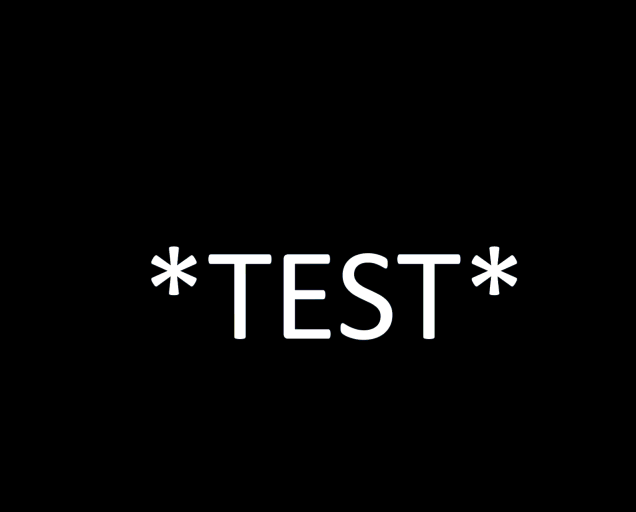
#> input picture Target_images/Test_1272x1024.bmp, 1272 x 1024 px, given in place of CAL_LSH0805598_770nm.bmp, which was not available (shown at 1/2 size)
$ python gen_vortex.py
#> lines starting #> are read from the running program, lines starting #| are printed output that depends on the picture; pictures that were not available may be replaced by others from this repository, and a replacement may not be noted
### src_old/gen_phase_map.py
import numpy as np
from PIL import Image
from gerchberg_saxton import run_gerchberg_saxton


# [56 lines left out: functions energy_normalize_target, resize_target_amp, resize_amp_to_match, not called in this run]


def make_linear_tilt_degrees(nx, ny, theta_x_deg, theta_y_deg, wavelength, pixel_size):
    x = np.arange(nx, dtype=np.float64)
    y = np.arange(ny, dtype=np.float64)
    X, Y = np.meshgrid(x, y)  # (nx, ny)
    theta_x = np.deg2rad(theta_x_deg)
    theta_y = np.deg2rad(theta_y_deg)
    fx = (pixel_size / wavelength) * np.sin(theta_x)
    fy = (pixel_size / wavelength) * np.sin(theta_y)
    tilt_phase = 2.0 * np.pi * (fx * X + fy * Y)
    return tilt_phase.astype(np.float64)


# def phase_to_img(phase_mask):
#     return 255.0 * phase_mask / (2*np.pi)


def img_to_phase(phase_img, signal_2pi):
    return phase_img * (2*np.pi) / signal_2pi


# [81 lines left out: function run, not called in this run]


# [75 lines that do not run on import are left out]

### src_old/gen_vortex.py
import numpy as np
import matplotlib.pyplot as plt
from matplotlib import colors, cm
from gen_phase_map import make_linear_tilt_degrees, img_to_phase
from PIL import Image


def generate_spiral_phase(nx=512, ny=512, ell=1.0, x0=None, y0=None):
    if x0 is None:
        x0 = (nx - 1) / 2.0
    if y0 is None:
        y0 = (ny - 1) / 2.0

    x = np.arange(nx) - x0
    y = np.arange(ny) - y0
    X, Y = np.meshgrid(x, y)

    theta = np.arctan2(Y, X)
    phase = (ell * theta) % (2 * np.pi)
    return phase


# [104 lines left out: functions generate_fork_phase, gaussian_beam_amplitude, far_field_intensity, benchmark_methods, not called in this run]


def run(
        slm_nx: int,
        slm_ny: int,
        correction_pattern_fp: str,
        signal_2pi: int,
        output_bmp_fp,
        tilt_x_deg: float = 0.0,
        tilt_y_deg: float = 0.0,
        ell: float = 1.0,
        wavelength: float = 775e-9,
        pixel_size: float = 12.5e-6
):

#> called with slm_nx = 1272, slm_ny = 1024, signal_2pi = 204, tilt_x_deg = -0.5, tilt_y_deg = 0, ell = 1, wavelength = 7.75e-07, pixel_size = 1.25e-05
    calc_phase_mask = generate_spiral_phase(slm_nx, slm_ny, ell=ell)

    # linear tilt
    tilt_phase = make_linear_tilt_degrees(slm_nx, slm_ny,
                                          theta_x_deg=tilt_x_deg,
                                          theta_y_deg=tilt_y_deg,
                                          wavelength=wavelength,
                                          pixel_size=pixel_size)

    # correction pattern (optional)
    if correction_pattern_fp:
        corr_phase = img_to_phase(np.asarray(
            Image.open(correction_pattern_fp)), 255.0)
    else:
        corr_phase = np.zeros((slm_ny, slm_nx), dtype=np.float64)

    out_phase_mask = (corr_phase + calc_phase_mask + tilt_phase) % (2 * np.pi)
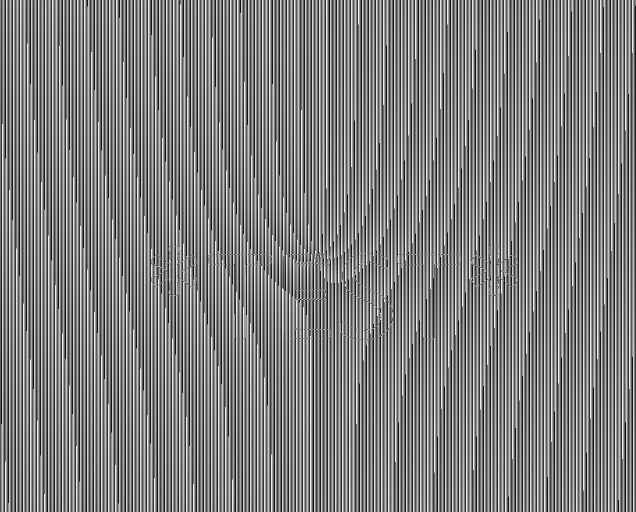
#> out_phase_mask: shape (1024, 1272) float64 (shown at 1/2 size); min 4.17e-06, max 6.28, mean 3.14; drawn with min black and max white

    # writing to bmp
    out_phase_image = signal_2pi*(out_phase_mask) / (2*np.pi)
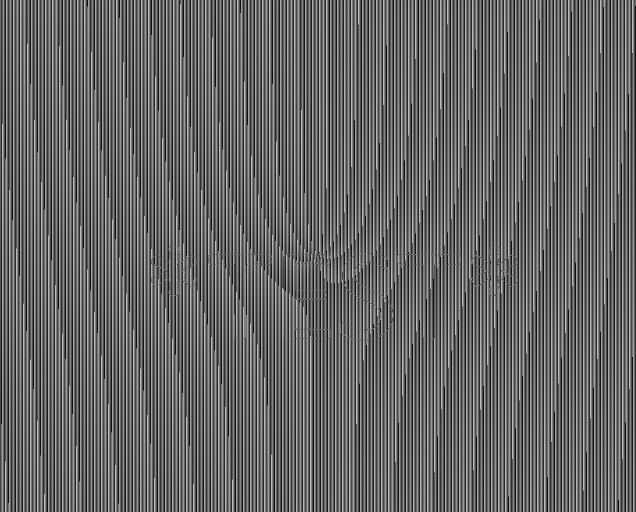
#> out_phase_image: shape (1024, 1272) float64 (shown at 1/2 size); min 0.000135, max 204, mean 101.8
    Image.fromarray(out_phase_image).convert('L').save(output_bmp_fp)


if __name__ == '__main__':
    slm_nx = 1272
    slm_ny = 1024

    correction_pattern_fp = r"C:\SLM\Correction_patterns\CAL_LSH0805598_770nm.bmp"
    # correction_pattern_fp = None

    # signal_2pi = 255.0
    signal_2pi = 204.0

    tilt_x_deg = -0.5
    # tilt_x_deg = 0.0

    tilt_y_deg = 0.0
    # tilt_y_deg = -0.5

    ell = 1

    output_bmp_fp = rf"C:\SLM\python_code\new_app\output\vortex\vortex_ell{ell}_x{tilt_x_deg}_y{tilt_y_deg}.bmp"

    run(slm_nx, slm_ny, correction_pattern_fp, signal_2pi,
        output_bmp_fp, tilt_x_deg, tilt_y_deg, ell)

$ run again, on Target_images/Test_1272x1024_small.bmp
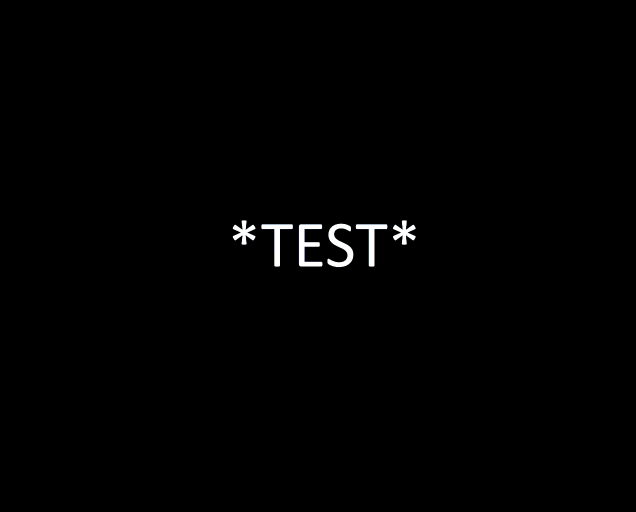
#> input picture Target_images/Test_1272x1024_small.bmp, 1272 x 1024 px, given in place of CAL_LSH0805598_770nm.bmp, which was not available (shown at 1/2 size)
#> in run, `out_phase_mask = (corr_phase + calc_phase_mask + tilt_phase) % (2 * np..`:
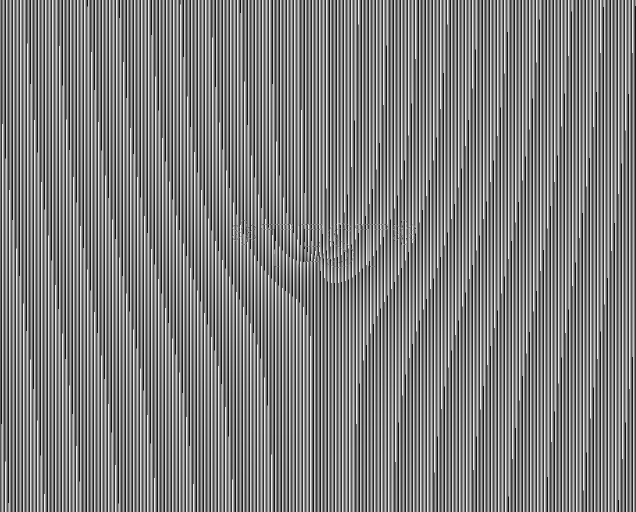
#> out_phase_mask: shape (1024, 1272) float64 (shown at 1/2 size); min 4.17e-06, max 6.28, mean 3.14; drawn with min black and max white
